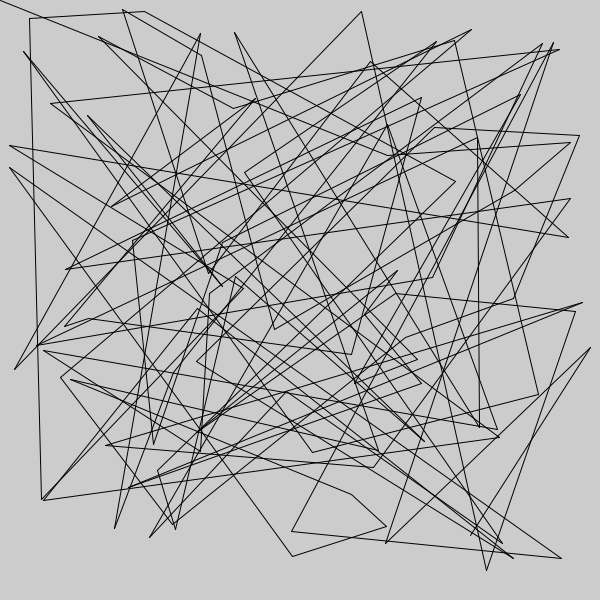
Frame 1 (no input)
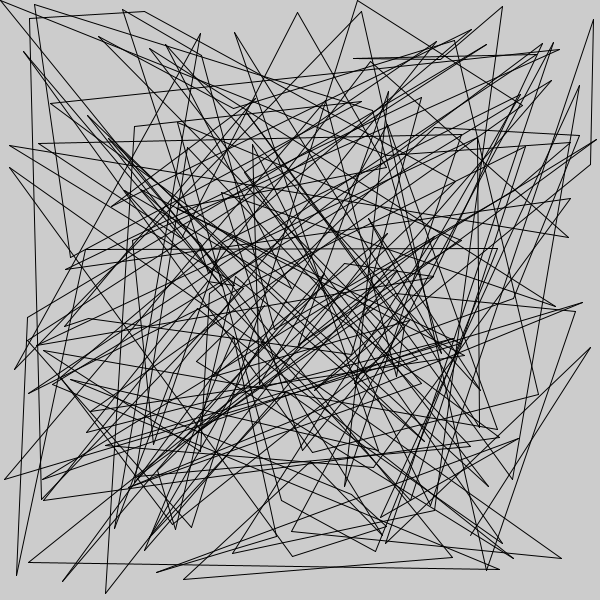
Frame 2 (the mouse pressed at the canvas centre, redrawn once)

The Processing sketch that drew these frames (run headless with seeded random() and noise(); the mouse was pressed at the canvas centre and the sketch redrawn once):

// Processing sketch: sketch_0101
// ── sketch_0101.pde
void setup() {
  size(600, 600);
  noLoop();
}

void draw() {
  float x0 = 0;
  float y0 = 0;
  for (int i = 0; i < 100; i++) {
    float x1 = random(width);
    float y1 = random(height);
    line(x0, y0, x1, y1);
    x0 = x1;
    y0 = y1;
  }
}
